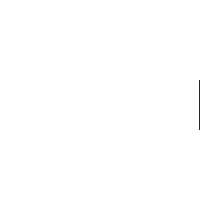
Frame 1 (no input)
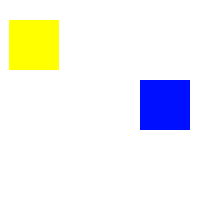
Frame 60 (the mouse pressed at the canvas centre just before this capture)
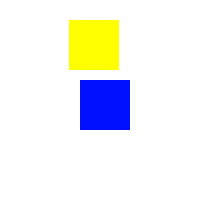
Frame 120 (the mouse held since frame 60 and released just before this capture)

The Processing sketch that drew these frames (run headless with seeded random() and noise(); from frame 60 on, the mouse is pressed at the canvas centre):

// Processing sketch: ex4
// ── ex4.pde
int x=-50, y=x-199, a=199, b=a+199;
void setup() {
  size (200, 200);
  noStroke();
}
void draw() {
  background(255);
  fill(#FFFF00);
  rect(x, 20, 50, 50);
  if(x++>=199*2-50) {
    x=-50;
  }
  fill(#FFFF00);
  rect(y, 20, 50, 50);
  if(y++>=199*2-50) {
    y=x-200;
  }
  fill(#000FFF);
  rect(a, 80, 50, 50);
  if(a--<=-199) {
    a=199;
  }
  fill(#000FFF);
  rect(b, 80, 50, 50);
  if(b--<=-199) {
    b=a-200;
  }
  
}
